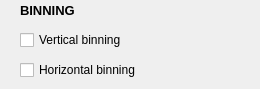
<?xml version="1.0" encoding="UTF-8"?>
<ui version="4.0">
 <class>WidgetSettingsBinning</class>
 <widget class="QWidget" name="WidgetSettingsBinning">
  <property name="geometry">
   <rect>
    <x>0</x>
    <y>0</y>
    <width>260</width>
    <height>85</height>
   </rect>
  </property>
  <property name="windowTitle">
   <string>Form</string>
  </property>
  <property name="styleSheet">
   <string notr="true"/>
  </property>
  <layout class="QGridLayout" name="gridLayout_2">
   <property name="leftMargin">
    <number>0</number>
   </property>
   <property name="topMargin">
    <number>0</number>
   </property>
   <property name="rightMargin">
    <number>0</number>
   </property>
   <property name="bottomMargin">
    <number>9</number>
   </property>
   <property name="spacing">
    <number>6</number>
   </property>
   <item row="0" column="0">
    <layout class="QGridLayout" name="gridLayout">
     <property name="horizontalSpacing">
      <number>0</number>
     </property>
     <property name="verticalSpacing">
      <number>10</number>
     </property>
     <item row="0" column="0">
      <spacer name="horizontalSpacer">
       <property name="orientation">
        <enum>Qt::Horizontal</enum>
       </property>
       <property name="sizeType">
        <enum>QSizePolicy::Fixed</enum>
       </property>
       <property name="sizeHint" stdset="0">
        <size>
         <width>20</width>
         <height>20</height>
        </size>
       </property>
      </spacer>
     </item>
     <item row="1" column="1">
      <widget class="QCheckBox" name="cbVerticalBinning">
       <property name="toolTip">
        <string>&lt;html&gt;&lt;head/&gt;&lt;body&gt;&lt;p&gt;&lt;span style=&quot; font-size:10pt;&quot;&gt;Switch on sensor vertical binning&lt;/span&gt;&lt;/p&gt;&lt;p&gt;&lt;span style=&quot; font-size:10pt;&quot;&gt;The vertical resolution will be reduced&lt;/span&gt;&lt;/p&gt;&lt;p&gt;&lt;span style=&quot; font-size:10pt;&quot;&gt;The camera speed and sensitivity will be increased&lt;/span&gt;&lt;/p&gt;&lt;/body&gt;&lt;/html&gt;</string>
       </property>
       <property name="styleSheet">
        <string notr="true"/>
       </property>
       <property name="text">
        <string>Vertical binning</string>
       </property>
      </widget>
     </item>
     <item row="2" column="1">
      <widget class="QCheckBox" name="cbHorizontalBinning">
       <property name="toolTip">
        <string>&lt;html&gt;&lt;head/&gt;&lt;body&gt;&lt;p&gt;&lt;span style=&quot; font-size:10pt;&quot;&gt;Switch on sensor horizontal binning&lt;/span&gt;&lt;/p&gt;&lt;p&gt;&lt;span style=&quot; font-size:10pt;&quot;&gt;The horizontal resolution will be reduced&lt;/span&gt;&lt;/p&gt;&lt;p&gt;&lt;span style=&quot; font-size:10pt;&quot;&gt;The camera speed and sensitivity will be increased&lt;/span&gt;&lt;/p&gt;&lt;/body&gt;&lt;/html&gt;</string>
       </property>
       <property name="styleSheet">
        <string notr="true"/>
       </property>
       <property name="text">
        <string>Horizontal binning</string>
       </property>
      </widget>
     </item>
     <item row="0" column="1">
      <widget class="QLabel" name="lBinning">
       <property name="font">
        <font>
         <family>Arial</family>
         <pointsize>10</pointsize>
         <weight>75</weight>
         <bold>true</bold>
        </font>
       </property>
       <property name="styleSheet">
        <string notr="true"/>
       </property>
       <property name="text">
        <string>BINNING</string>
       </property>
      </widget>
     </item>
    </layout>
   </item>
  </layout>
 </widget>
 <resources/>
 <connections/>
</ui>
